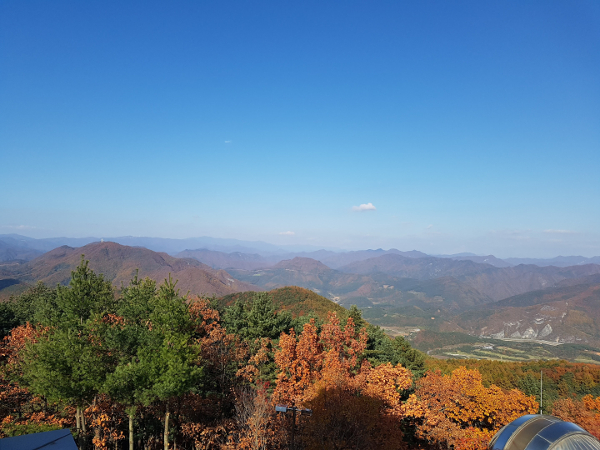
#> input picture img/mountain.jpg, 600 x 450 px, found by its file name
$ python histo_2d.py
#> lines starting #> are read from the running program, lines starting #| are printed output that depends on the picture
"""
opencv

출처

제목: 파이썬으로 만드는 OpenCV 프로젝트
저자: 이세우
출판: 프로그래밍인사이트
"""
"""
요약

[예제 4-31] 2D 히스토그램
"""
import cv2
import numpy as np
import matplotlib.pyplot as plt

plt.style.use('classic')
img = cv2.imread(filename="../img/mountain.jpg")
#> img is the input picture: shape (450, 600, 3); mean B, G, R 151.4, 127.3, 100.2

plt.subplot(131)
hist = cv2.calcHist(images=[img], channels=[0, 1], mask=None, histSize=[32, 32], ranges=[0, 256, 0, 256])
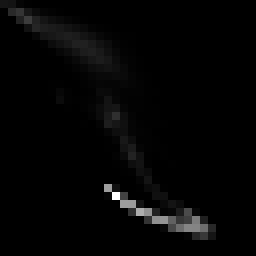
#> hist: shape (32, 32) float32 (shown 8 times larger); min 0, max 13423, mean 263.7; drawn with min black and max white
p = plt.imshow(hist)
plt.title("x:Blue y:Green")
plt.colorbar(mappable=p)

plt.subplot(132)
hist = cv2.calcHist(images=[img], channels=[1, 2], mask=None, histSize=[32, 32], ranges=[0, 256, 0, 256])
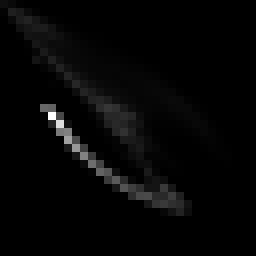
#> hist: shape (32, 32) float32 (shown 8 times larger); min 0, max 10964, mean 263.7; drawn with min black and max white
p = plt.imshow(hist)
plt.title("x:Green y:Red")
plt.colorbar(mappable=p)

plt.subplot(133)
hist = cv2.calcHist(images=[img], channels=[0, 2], mask=None, histSize=[32, 32], ranges=[0, 256, 0, 256])
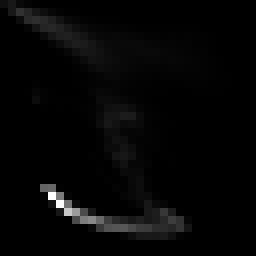
#> hist: shape (32, 32) float32 (shown 8 times larger); min 0, max 11349, mean 263.7; drawn with min black and max white
p = plt.imshow(hist)
plt.title("x:Blue y:Red")
plt.colorbar(mappable=p)

plt.show()
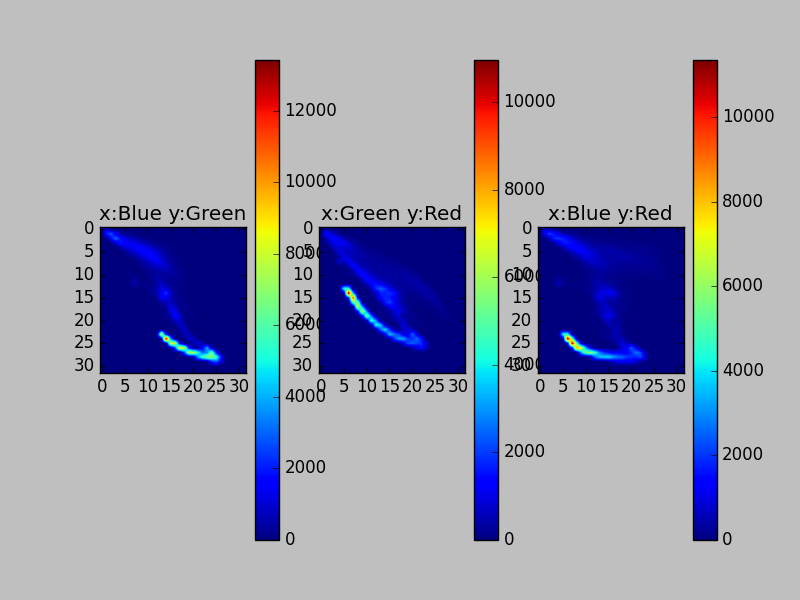
#> figure drawn by matplotlib, 6 panels

$ run again, with img/abnormal.jpg copied over img/mountain.jpg
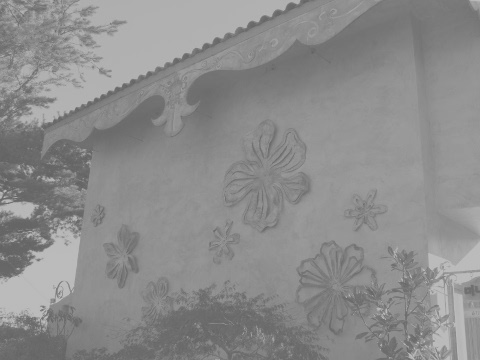
#> input picture img/abnormal.jpg, 480 x 360 px, found by its file name
#> img is the input picture: shape (360, 480, 3); min 96, max 194, mean 140.1
#> `hist = cv2.calcHist(images=[img], channels=[0, 1], mask=None, histSize..`:
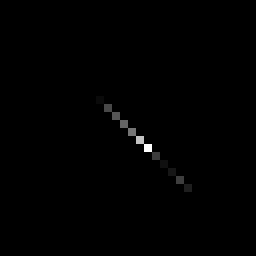
#> hist: shape (32, 32) float32 (shown 8 times larger); min 0, max 42617, mean 168.8; drawn with min black and max white
